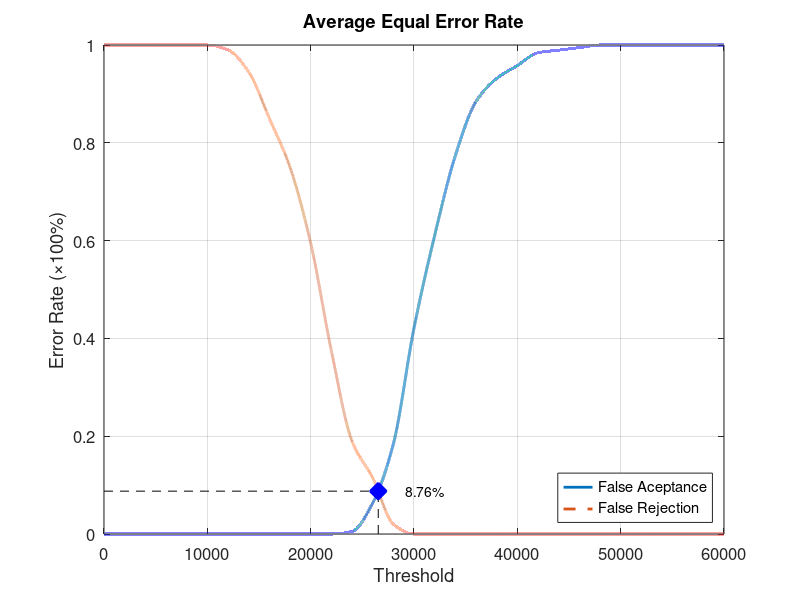
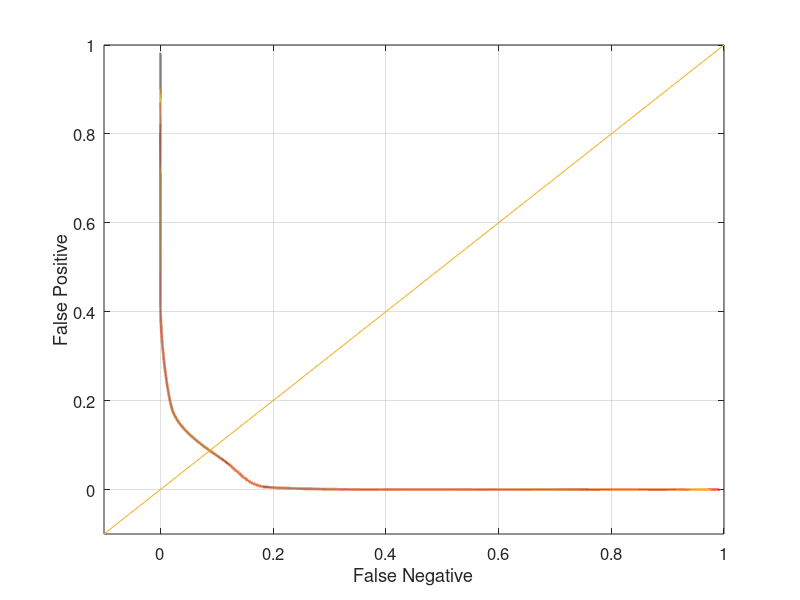

MATLAB code to generate these figures, in order:
function yEER = Database4_1
close all;
clear;
clc;
x = 0:2000:60000;
xq = 0:0.5:60000;

y0 = [0 0 0 0 0 0 0 0 0 0 0 0 0.00526316 0.0631579 0.184211 0.421053 0.610526 0.773684 0.884211 0.931579 0.957895 0.984211 0.989474 0.994737 1 1 1 1 1 1 1];
yy0 = interp1(x, y0, xq, 'pchip');
y1 = [1 1 1 1 1 1 0.99 0.945 0.85 0.75 0.595 0.375 0.19 0.115 0.02 0 0 0 0 0 0 0 0 0 0 0 0 0 0 0 0];
yy1 = interp1(x, y1, xq, 'pchip');

% Calculating EER: 
y2 = abs(y0 - y1);
find(y2 == min(y2))
yy2 = abs(yy0 - yy1);
xEER = find(yy2 == min(yy2));
xEERIndex = xq(xEER) % X-axis EER
yEER = yy0(xEER) % Y-axis EER

main = figure
plot(xq, yy0,'-','LineWidth', 2);	hold on
plot(xq, yy1,'--','LineWidth', 2);	hold on
plot([xEERIndex xEERIndex], [0 yEER], 'k--');	hold on
plot([0 xEERIndex], [yEER yEER], 'k--');	hold on
plot(xEERIndex, yEER, 'bx', 'LineWidth', 10);	hold on
text(xEERIndex + 10 * xEERIndex / 100, yEER, [num2str(round((10000 * yEER)) / 100) '%'])
legend('False Aceptance', 'False Rejection', 'Location', 'SouthEast')
xlabel('Threshold')
ylabel('Error Rate (\times100%)')
title('Average Equal Error Rate')
set(gca, 'FontSize', 12)
axis([0 60000 0 1])
grid on

print(main, 'Database4_1Main', '-dpng');
FNRxFPR = figure('Color', [1 1 1]);
plot(yy1, yy0, '-', yy1, yy0, 'LineWidth', 2);
hold on
y = -0.1:0.1:1
plot(y, y); 
set(gca, 'FontSize', 12)
xlabel('False Negative')
ylabel('False Positive')
axis([-0.1 1 -0.1 1])
set(gca, 'FontSize', 12)
grid on

print(FNRxFPR, 'Database4_1FNRxFPR','-dpng');
end
